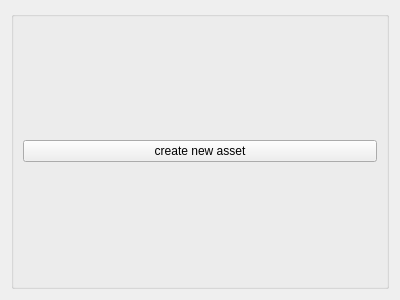
<?xml version="1.0" encoding="UTF-8"?>
<ui version="4.0">
 <class>Form</class>
 <widget class="QWidget" name="Form">
  <property name="geometry">
   <rect>
    <x>0</x>
    <y>0</y>
    <width>400</width>
    <height>300</height>
   </rect>
  </property>
  <property name="windowTitle">
   <string>Form</string>
  </property>
  <layout class="QHBoxLayout" name="horizontalLayout_3">
   <item>
    <widget class="QGroupBox" name="shotsGroupBox">
     <property name="title">
      <string/>
     </property>
     <layout class="QHBoxLayout" name="horizontalLayout_2">
      <item>
       <layout class="QHBoxLayout" name="layoutShots">
        <item>
         <widget class="QPushButton" name="pushButton">
          <property name="text">
           <string>create new asset</string>
          </property>
         </widget>
        </item>
       </layout>
      </item>
     </layout>
    </widget>
   </item>
  </layout>
 </widget>
 <resources/>
 <connections/>
</ui>
